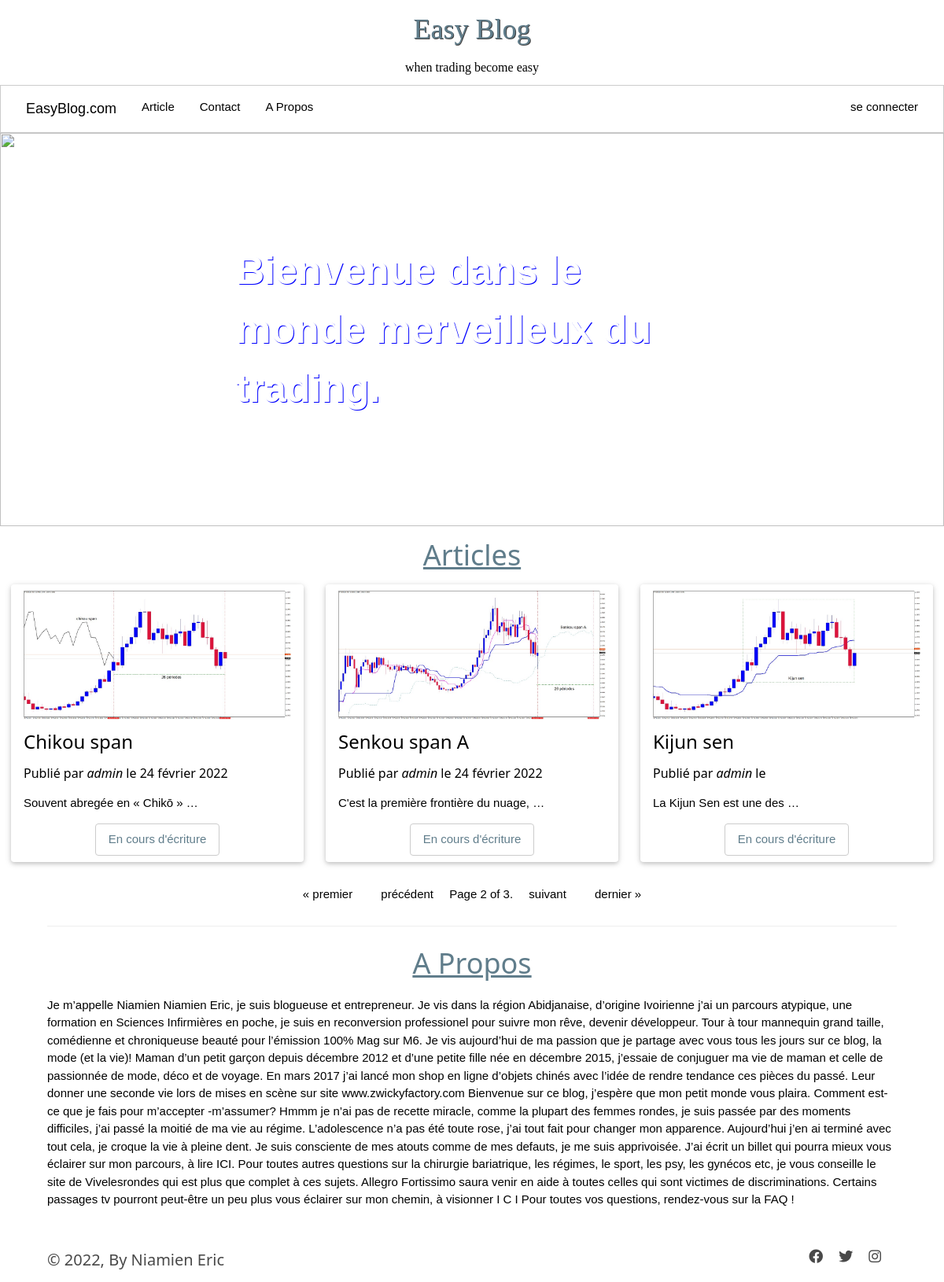
Screenshot of /?page=2 with the database file from the repository.
### post/models.py (models this page shows, shortened)
class BlogPost(models.Model):
    title = models.CharField(max_length=255, unique=True, verbose_name="Titre")
    slug = models.SlugField(max_length=255, unique=True, blank=True)
    author = models.ForeignKey(User, on_delete=models.SET_NULL, null=True, blank=True)
    last_updated = models.DateTimeField(auto_now=True)
    created_on = models.DateField(blank=True, null=True)
    published = models.BooleanField(default=False, verbose_name="Publié")
    images = models.ImageField(upload_to='media')
    content =  HTMLField()
    class Meta:
        ordering = ['-created_on']
        verbose_name = "Article"
    @property
    def author_or_default(self):
        return self.author.username if self.author else "L'auteur inconnu"

### session/models.py (models this page shows)
class BlogUser(AbstractUser):
    pass

### post/views.py (the view)
# urls.py: path('', views.postAll, name='home'),
def postAll(request):
    home = True
    posts_all = BlogPost.objects.all()
    paginator = Paginator(posts_all, 3)
    page_number = request.GET.get('page')
    posts = paginator.get_page(page_number)
    context = {'posts':posts,'home':home}
    return render(request,'post/index.html',context)

### templates/post/index.html (shortened to what this page needs)
{% extends 'main.html' %}
{% load static %}
{% block headcontent %}
    <link rel="stylesheet" href="{% static 'css/index.css' %}">
{% endblock %}
{% block content %}
<div class="w3-display-container">
    <img  src="https://render.fineartamerica.com/images/images-profile-flow/350/images/artworkimages/medium/1/milkeweed-abstract-angela-king-jones.jpg" style="height: 500px; width: 100%;">
    <div class="w3-display-middle w3-text-white" style="font-size:50px; font-weight: bolder;text-shadow:1px 1px 0 blue">
        Bienvenue dans le monde merveilleux du trading.
    </div>
</div>
<h1 class="w3-center w3-text-blue-grey" id="article"><u>Articles</u></h1>
<div class="container-index">
    {% for post in posts %}
        <article class="article w3-card w3-round w3-padding">
            <img class="image" src="{{post.images.url}}" alt="" srcset="" style="width: 100%;">
            <h3>{{ post.title }}</h3>
            <h6>Publié par <i>{{ post.author_or_default }}</i> le {{ post.created_on|date:'j F Y' }}</h6>
            <p>{{ post.content|safe|truncatewords:6 }}</p>
            <div class="w3-container w3-center">
                {% if post.published %}
                    <a href="{% url 'details' post.slug %}" class="w3-button w3-blue-gray w3-border w3-round">Lire la suite</a>
                {% else %}
                    <a href="" class="w3-button w3-text-blue-grey w3-white w3-border w3-round">En cours d'écriture</a>
                {% endif %}
            </div>
        </article>
    {% endfor %}
</div>
<br>
<div class="w3-bar pagination  w3-center">
    <span class="step-links ">
        {% if posts.has_previous %}
            <a class="w3-button" href="?page=1#articles">&laquo; premier</a>
            <a class="w3-button" href="?page={{ posts.previous_page_number }}#article">précédent</a>
        {% endif %}
        <span class="current">
            Page {{ posts.number }} of {{ posts.paginator.num_pages }}.
        </span>
        {% if posts.has_next %}
            <a class="w3-button" href="?page={{ posts.next_page_number }}#article">suivant</a>
            <a class="w3-button" href="?page={{ posts.paginator.num_pages }}#article">dernier &raquo;</a>
        {% endif %}
    </span>
</div>
<section style="margin: 10px 5%;">
    <hr>
    <h1 class="w3-center w3-text-blue-grey" id="about"><u>A Propos</u></h1>
    <p>
        Je m’appelle Niamien Niamien Eric, je suis blogueuse et entrepreneur. Je vis dans la région Abidjanaise, d’origine Ivoirienne j’ai un parcours atypique, une formation en Sciences Infirmières en poche, je suis en reconversion professionel pour suivre mon rêve, devenir développeur.
        Tour à tour mannequin grand taille, comédienne et chroniqueuse beauté pour l’émission 100% Mag sur M6. Je vis aujourd’hui de ma passion que je partage avec vous tous les jours sur ce blog, la mode (et la vie)!
        Maman d’un petit garçon depuis décembre 2012 et d’une petite fille née en décembre 2015, j’essaie de conjuguer ma vie de maman et celle de passionnée de mode, déco et de voyage.
        En mars 2017 j’ai lancé mon shop en ligne d’objets chinés avec l’idée de rendre tendance ces pièces du passé. Leur donner une seconde vie lors de mises en scène sur site www.zwickyfactory.com
        Bienvenue sur ce blog, j’espère que mon petit monde vous plaira.
        Comment est-ce que je fais pour m’accepter -m’assumer?
        Hmmm je n’ai pas de recette miracle, comme la plupart des femmes rondes, je suis passée par des moments difficiles, j’ai passé la moitié de ma vie au régime. L’adolescence n’a pas été toute rose, j’ai tout fait pour changer mon apparence. Aujourd’hui j’en ai terminé avec tout cela, je croque la vie à pleine dent. Je suis consciente de mes atouts comme de mes defauts, je me suis apprivoisée. J’ai écrit un billet qui pourra mieux vous éclairer sur mon parcours, à lire ICI.
        Pour toutes autres questions sur la chirurgie bariatrique, les régimes, le sport, les psy, les gynécos etc, je vous conseille le site de Vivelesrondes qui est plus que complet à ces sujets. Allegro Fortissimo saura venir en aide à toutes celles qui sont victimes de discriminations.
        Certains passages tv pourront peut-être un peu plus vous éclairer sur mon chemin, à visionner  I C I
        Pour toutes vos questions, rendez-vous sur la FAQ !
    </p>
</section>
{% endblock content %}

### static/css/w3.css (style rules this page uses)
*,*:before,*:after { box-sizing:inherit }
html { -ms-text-size-adjust:100%;-webkit-text-size-adjust:100% }
body { margin:0 }
article,aside,details,figcaption,figure,footer,header,main,menu,nav,section { display:block }
a { background-color:transparent }
img { border-style:none }
hr { box-sizing:content-box;height:0;overflow:visible }
html,body { font-family:Verdana,sans-serif;font-size:15px;line-height:1.5 }
html { overflow-x:hidden }
h1 { font-size:36px }
h3 { font-size:24px }
h6 { font-size:16px }
h1,h2,h3,h4,h5,h6 { font-family:"Segoe UI",Arial,sans-serif;font-weight:400;margin:10px 0 }
hr { border:0;border-top:1px solid #eee;margin:20px 0 }
img { vertical-align:middle }
a { color:inherit }
.w3-btn,.w3-button { border:none;display:inline-block;padding:8px 16px;vertical-align:middle;overflow:hidden;text-decoration:none;color:inherit;background-color:inherit;text-align:center;cursor:pointer;white-space:nowrap }
.w3-btn,.w3-button { -webkit-touch-callout:none;-webkit-user-select:none;-khtml-user-select:none;-moz-user-select:none;-ms-user-select:none;user-select:none }
.w3-tooltip,.w3-display-container { position:relative }
.w3-bar { width:100%;overflow:hidden }
.w3-bar .w3-button { white-space:normal }
.w3-container:after,.w3-container:before,.w3-panel:after,.w3-panel:before,.w3-row:after,.w3-row:before,.w3-row-padding:after,.w3-row-padding:before, .w3-cell-row:before,.w3-cell-row:after,.w3-clear:after,.w3-clear:before,.w3-bar:before,.w3-bar:after { content:"";display:table;clear:both }
.w3-display-middle { position:absolute;top:50%;left:50%;transform:translate(-50%,-50%);-ms-transform:translate(-50%,-50%) }
.w3-round,.w3-round-medium { border-radius:4px }
.w3-container,.w3-panel { padding:0.01em 16px }
.w3-card,.w3-card-2 { box-shadow:0 2px 5px 0 rgba(0,0,0,0.16),0 2px 10px 0 rgba(0,0,0,0.12) }
.w3-center { text-align:center!important }
.w3-border { border:1px solid #ccc!important }
.w3-padding { padding:8px 16px!important }
.w3-white,.w3-hover-white:hover { color:#000!important;background-color:#fff!important }
.w3-text-blue-grey,.w3-hover-text-blue-grey:hover,.w3-text-blue-gray,.w3-hover-text-blue-gray:hover { color:#607d8b!important }
.w3-text-white,.w3-hover-text-white:hover { color:#fff!important }

### static/css/main.css (style rules this page uses)
body { margin: 0; padding: 0; }

### static/css/index.css (style rules this page uses)
div.container-index { display: flex; justify-content: space-around; }
article.article { width: 31%; }

### rows the page displays
BlogPost: images (picture), title "Chikou span", author_or_default "admin", created_on "24 février 2022", content "Souvent abregée en « Chikō » …", published "En cours d'écriture"
BlogPost: images (picture), title "Senkou span A", author_or_default "admin", created_on "24 février 2022", content "C'est la première frontière du nuage, …", published "En cours d'écriture"
BlogPost: images (picture), title "Kijun sen", author_or_default "admin", content "La Kijun Sen est une des …", published "En cours d'écriture"

### other values shown
{{ posts.number }} "2"
{{ posts.paginator.num_pages }} "3"
